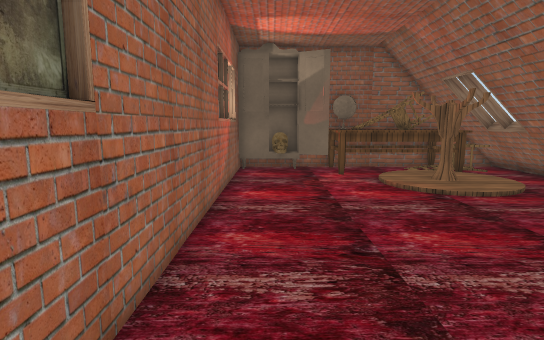
view 1 (above)

16 first-person views from a walk through a scene from a Unity 3-D project. The camera is 1.4 m above the floor, tilts 8° down and sees 80° across. The floor is counted in squares, 0.6 m on a side. Each view is taken from the middle of a square. On the plan, view 1 faces up. The plan holds only what a view shows up to about 19 squares ahead; the rest is blank. The place goes on beyond the plan. The player character is not drawn. Some animated figures are left out. Door leaves are left out, so doorways stand open. Some surface patterns are stand-ins.

view 2
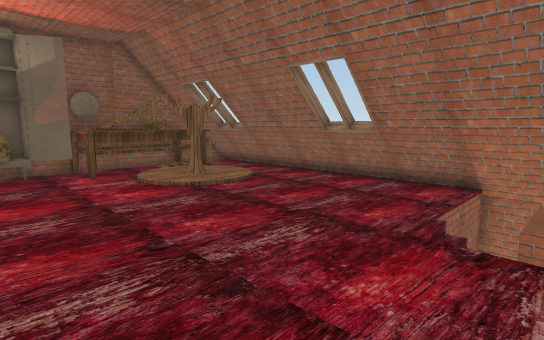

view 3
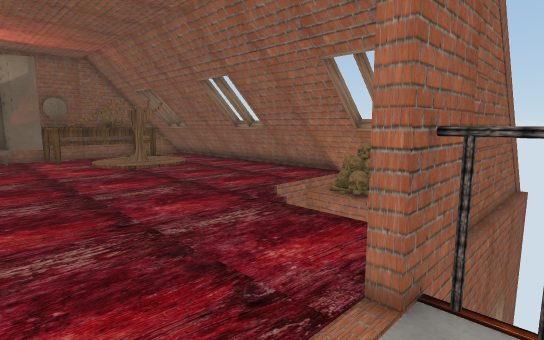

view 4
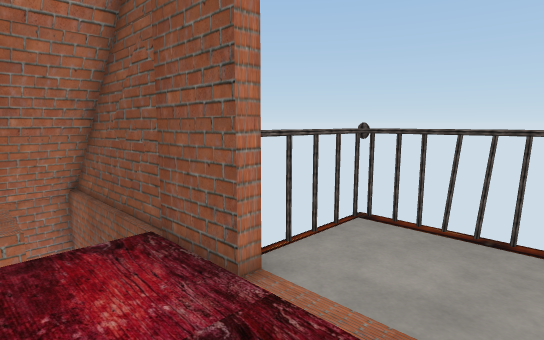

view 5
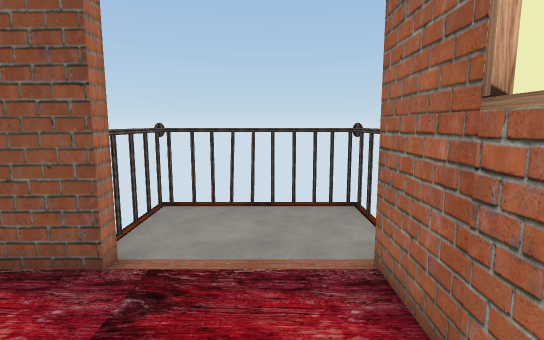

view 6
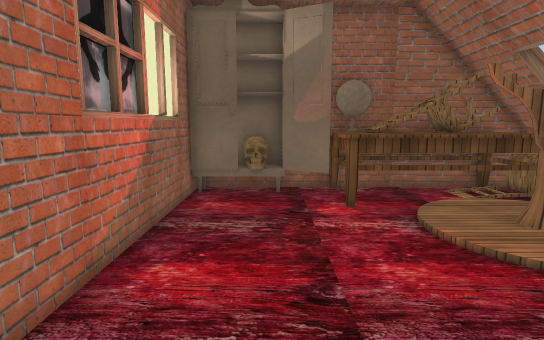

view 7
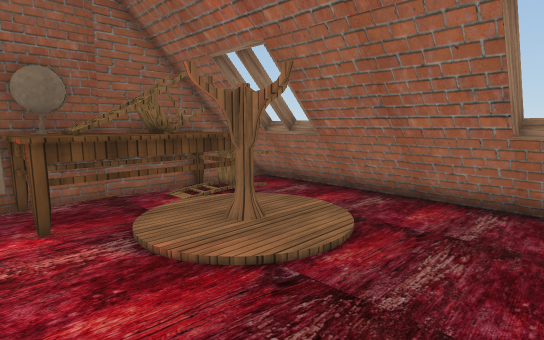

view 8
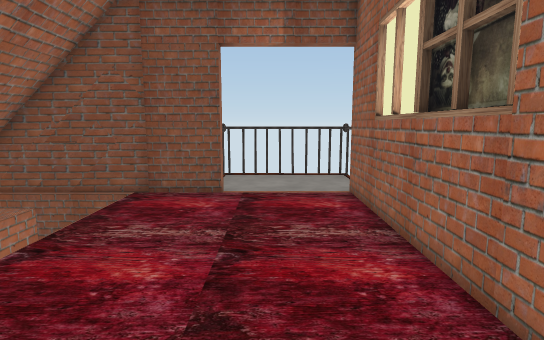

view 9
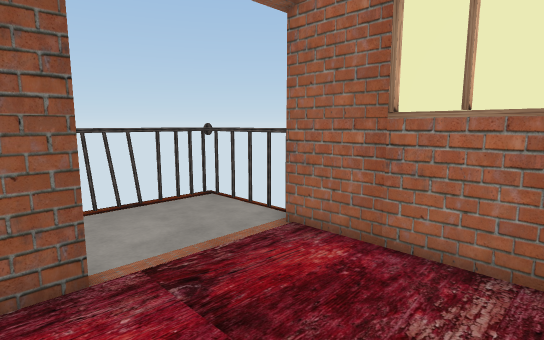

view 10
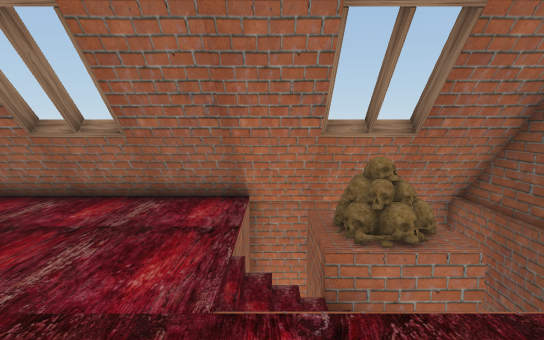

view 11
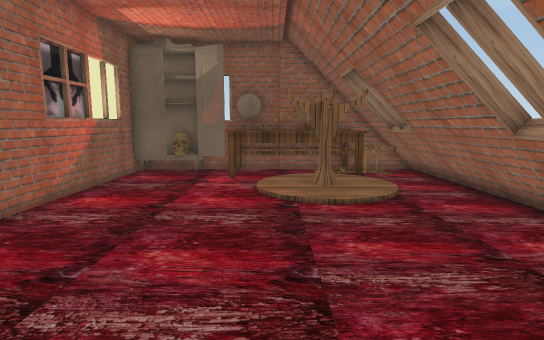

view 12
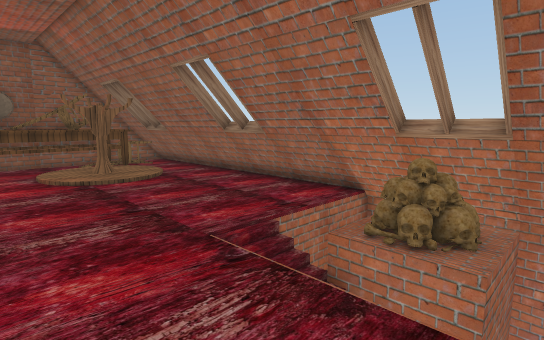

view 13
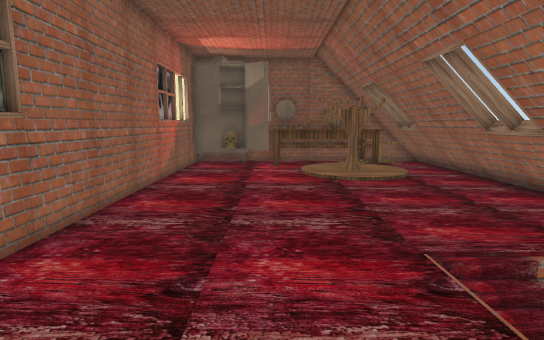

view 14
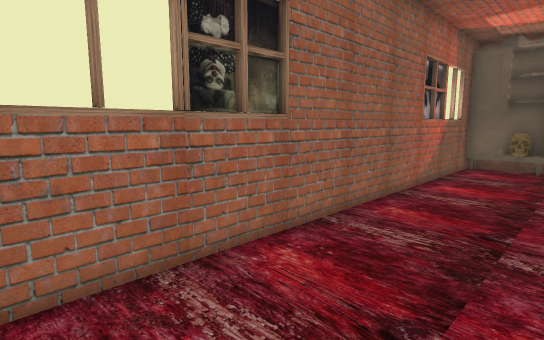

view 15
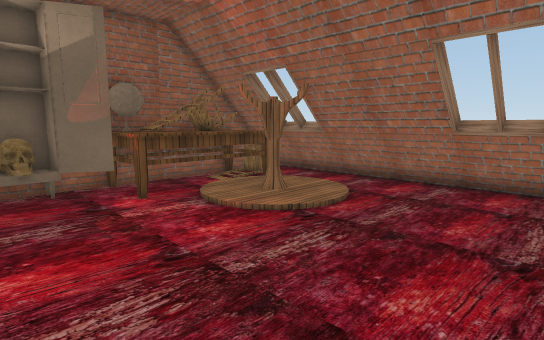

view 16
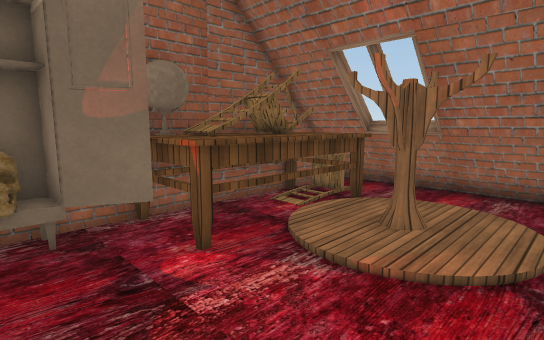

### Floor plan
Key: @ floor where view 1 was taken; # wall or solid block; . floor; / step, stairs or slope; D open door; ^ raised ledge; v drop or lower ground; T table; O other object.
Columns run from 3 left of view 1 to 13 right of it. Each row starts with its distance up from view 1.
 18  ###O##OTTTT##^^
 17  #OOOOTOOOOO#^ ^
 16  #...OTOOOOO#^^^
 15  #....TTTTTTT^^^
 14  #........T  ^^^
 13  #.......TTT ^ ^
 12  #........T..  ^
 11  #...........  ^
 10  #...........  ^
  9  #...........  ^
  8  D...........^^^
  7  D...........^^^
  6  D...........^^^
  5  #...........  ^
  4  #...........
  3  #..........    #
  2  #.......///    #
  1  #.......//#    #
  0  #.@.....v ##
 -1  #.......v ##
 -2  #.......v #### #
 -3  #.......v      #
 -4  #....###########
 -5 OO    O
 -6 OO.   O
 -7 OO    O
 -8 OOOOOOO
 -9 OOOOOOO
-10     O

Where each view was taken, in squares from view 1:
view 1: 0 up, 0 right, facing up
view 2: 0 up, 1 left, facing up-right
view 3: 6 down, 1 left, facing up-right
view 4: 1 down, 1 left, facing down-right
view 5: 1 up, 0 right, facing down
view 6: 6 up, 1 right, facing up
view 7: 7 up, 2 right, facing up-right
view 8: 7 up, 1 right, facing down
view 9: 1 up, 4 right, facing down-left
view 10: 2 up, 2 right, facing right
view 11: 1 up, 5 right, facing up
view 12: 3 down, 2 right, facing up-right
view 13: 3 down, 3 right, facing up
view 14: 2 down, 3 right, facing up-left
view 15: 5 up, 1 left, facing up-right
view 16: 10 up, 0 right, facing up-right
